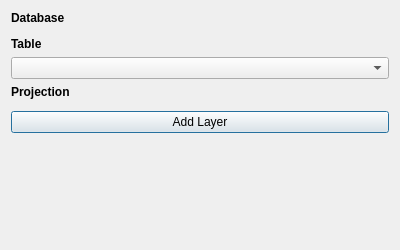
<?xml version="1.0" encoding="UTF-8"?>
<ui version="4.0">
 <class>Dialog</class>
 <widget class="QDialog" name="Dialog">
  <property name="geometry">
   <rect>
    <x>0</x>
    <y>0</y>
    <width>400</width>
    <height>250</height>
   </rect>
  </property>
  <property name="minimumSize">
   <size>
    <width>400</width>
    <height>250</height>
   </size>
  </property>
  <property name="baseSize">
   <size>
    <width>400</width>
    <height>250</height>
   </size>
  </property>
  <property name="windowTitle">
   <string>DuckDB</string>
  </property>
  <layout class="QGridLayout" name="gridLayout">
   <item row="5" column="0">
    <widget class="QgsProjectionSelectionWidget" name="projection"/>
   </item>
   <item row="0" column="0">
    <widget class="QLabel" name="label">
     <property name="text">
      <string>&lt;html&gt;&lt;head/&gt;&lt;body&gt;&lt;p&gt;&lt;span style=&quot; font-weight:600;&quot;&gt;Database&lt;/span&gt;&lt;/p&gt;&lt;/body&gt;&lt;/html&gt;</string>
     </property>
    </widget>
   </item>
   <item row="6" column="0">
    <widget class="QPushButton" name="_add_layer_btn">
     <property name="text">
      <string>Add Layer</string>
     </property>
    </widget>
   </item>
   <item row="3" column="0">
    <widget class="QComboBox" name="_table_combobox"/>
   </item>
   <item row="4" column="0">
    <widget class="QLabel" name="label_3">
     <property name="text">
      <string>&lt;html&gt;&lt;head/&gt;&lt;body&gt;&lt;p&gt;&lt;span style=&quot; font-weight:600;&quot;&gt;Projection&lt;/span&gt;&lt;/p&gt;&lt;/body&gt;&lt;/html&gt;</string>
     </property>
    </widget>
   </item>
   <item row="2" column="0">
    <widget class="QLabel" name="label_2">
     <property name="text">
      <string>&lt;html&gt;&lt;head/&gt;&lt;body&gt;&lt;p&gt;&lt;span style=&quot; font-weight:600;&quot;&gt;Table&lt;/span&gt;&lt;/p&gt;&lt;/body&gt;&lt;/html&gt;</string>
     </property>
    </widget>
   </item>
   <item row="1" column="0">
    <widget class="QgsFileWidget" name="_db_path_input"/>
   </item>
   <item row="7" column="0">
    <spacer name="verticalSpacer">
     <property name="orientation">
      <enum>Qt::Vertical</enum>
     </property>
     <property name="sizeHint" stdset="0">
      <size>
       <width>20</width>
       <height>40</height>
      </size>
     </property>
    </spacer>
   </item>
  </layout>
 </widget>
 <customwidgets>
  <customwidget>
   <class>QgsFileWidget</class>
   <extends>QWidget</extends>
   <header>qgsfilewidget.h</header>
  </customwidget>
  <customwidget>
   <class>QgsProjectionSelectionWidget</class>
   <extends>QWidget</extends>
   <header>qgsprojectionselectionwidget.h</header>
  </customwidget>
 </customwidgets>
 <resources/>
 <connections/>
</ui>
